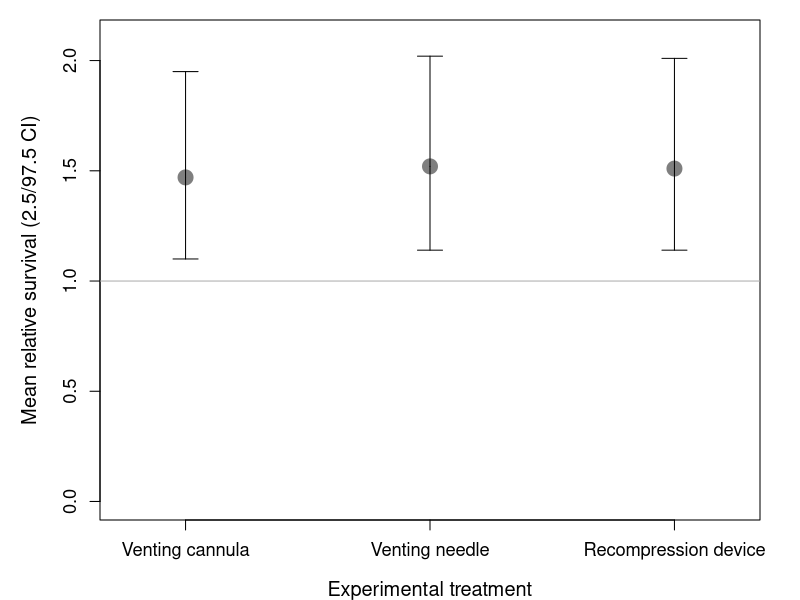

Here is the R script that generated this plot:

########################################################## RR Graph Updated Jan 2017       
# install.packages('plotrix')
 library('plotrix')       #package for std.error bars


par(mar=c(4,5,1,2))
   
VentingTool <- c(1.10,1.47,1.95)      #2.5, median, 97.5 values, in that order
Needle <- c(1.14,1.52,2.02)            #2.5, median, 97.5 values, in that order
Descender <- c(1.14,1.51,2.01)          #2.5, median, 97.5 values, in that order

x=c(1,2,3)
        y=cbind(VentingTool[2], Needle[2], Descender[2])          
        
 plot(x,y,xlab="Experimental treatment", xaxt='n',
                  ylab="Mean relative survival (2.5/97.5 CI)",
     xlim=c(0.75,3.25), ylim=c(0, 2.1), cex=2, cex.lab=1.2, cex.axis=1.1, main="", cex.main=1.5,
      col=c("gray 50", "gray50", "gray50"), pch=19)
  title("", line=-1, adj=0.5, cex.main=1)

  axis(1, labels=c("Venting cannula","Venting needle", "Recompression device"), at=seq(1,3), cex.axis=1.1)
  
 arrows(1, VentingTool[2], 1, c(VentingTool[1], VentingTool[3]), angle=90, length=1/8)
 arrows(2, Needle[2], 2, c(Needle[1], Needle[3]), angle=90, length=1/8)
  arrows(3, Descender[2], 3, c(Descender[1], Descender[3]), angle=90, length=1/8)
  
  abline(h=1, col="darkgray", lty=1)
  
 